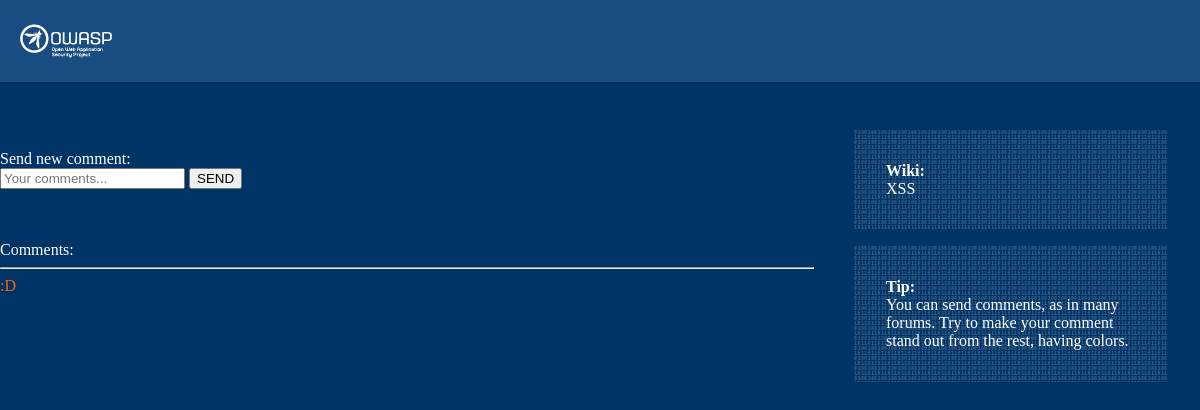
/pentest/3/index.php, run on an earlier commit of the app's database.
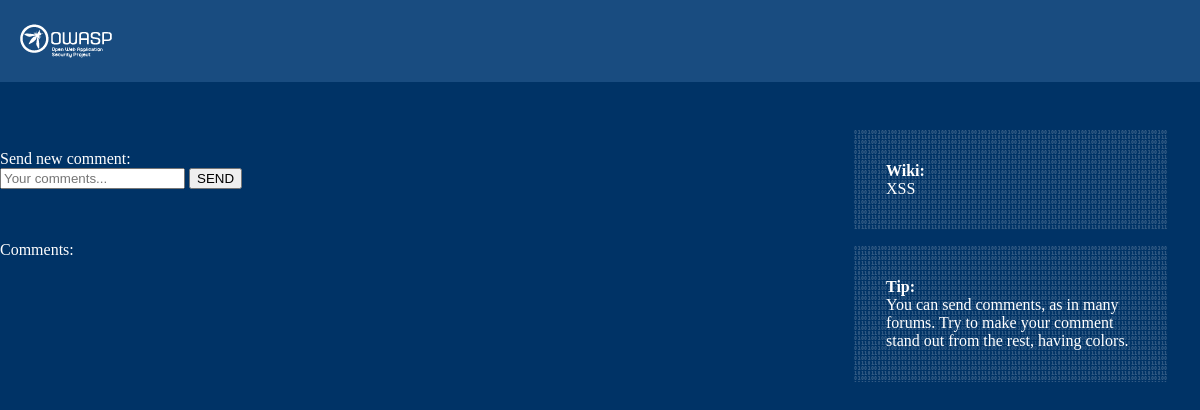
And on a later commit of the database.
### tables this page shows
CREATE TABLE IF NOT EXISTS `owasp_3_comments` (
`id` int(11) NOT NULL,
  `comment` text NOT NULL
);

### pentest/3/index.php (the view, shortened to what this page needs)
<?php
if (!isset($_GET["data"])){
include('../header.php');
echo '<ul class="help-box">
	<li class="info-box"><b>Wiki:</b><br>
		<div><a target="_blank" href="https://es.wikipedia.org/wiki/Cross-site_scripting">XSS</a></div>
	</li>
	<li class="info-box"><b>Tip:</b><br>
		You can send comments, as in many forums. Try to make your comment stand out from the rest, having colors.
	</li>
</ul>';
}
include('../connect.php');
echo '<br><br>Send new comment:
<form method="post" action="./index.php">
	<input type="text" name="comment" value="" placeholder="Your comments...">
	<input type="submit" value="SEND">
</form>';
echo '<br><br>Comments:';
$sql=mysqli_query($con, "SELECT * FROM owasp_3_comments");
while($row = mysqli_fetch_array($sql)){
	echo '<hr>
	'.$row["comment"];
}
?>

What changed in the data, as far as the page shows it:
removed owasp_3_comments: comment ":D"
